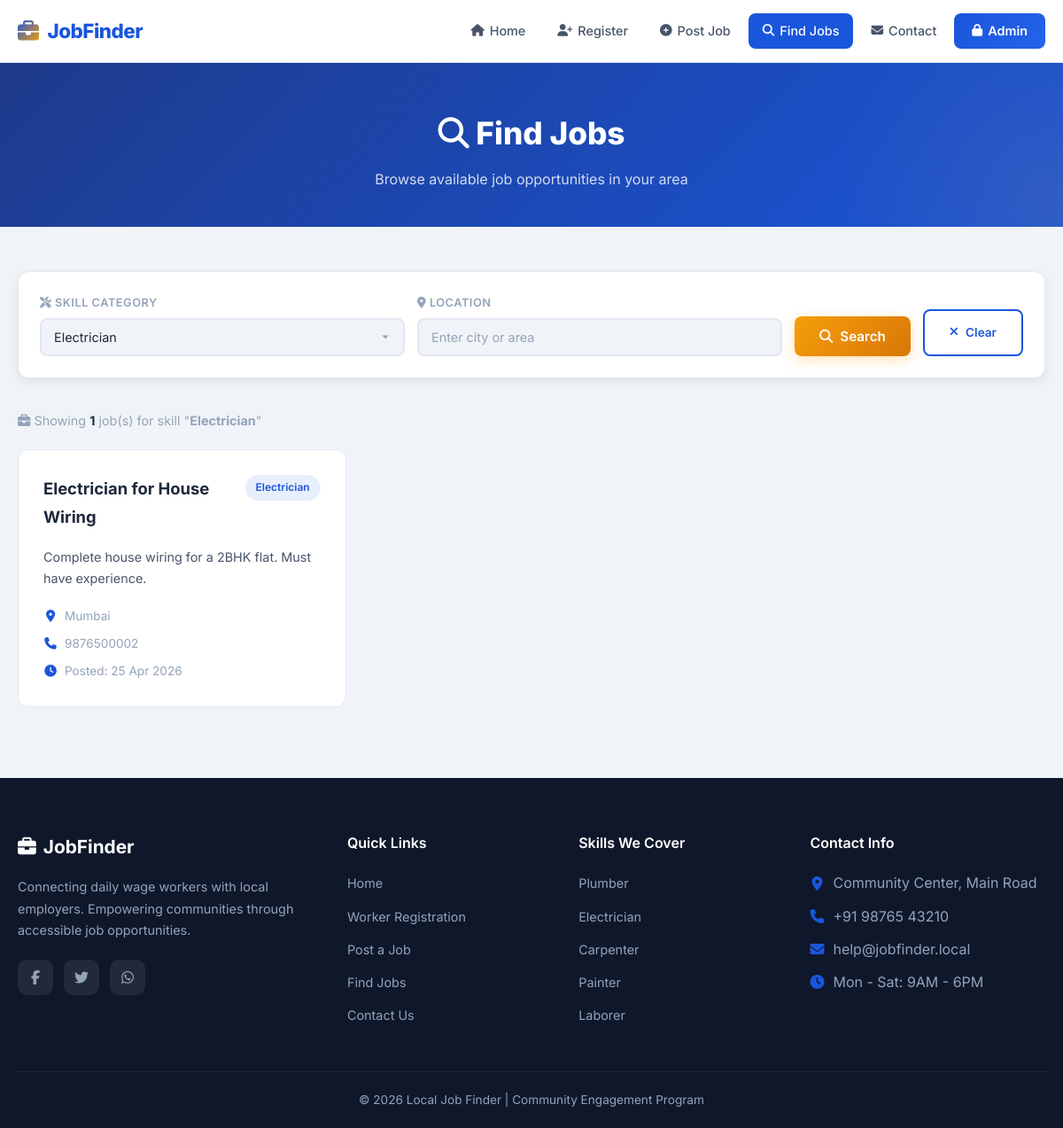
Page /jobs.php?skill=Electrician on the committed database.
### tables this page shows
CREATE TABLE IF NOT EXISTS jobs (
    id INT AUTO_INCREMENT PRIMARY KEY,
    title VARCHAR(150) NOT NULL,
    description TEXT NOT NULL,
    location VARCHAR(150) NOT NULL,
    contact VARCHAR(15) NOT NULL,
    skill_category VARCHAR(100) DEFAULT 'General',
    created_at TIMESTAMP DEFAULT CURRENT_TIMESTAMP
);

### jobs.php (the view, shortened to what this page needs)
<?php
include 'includes/db.php';
$searchSkill    = isset($_GET['skill']) ? mysqli_real_escape_string($conn, trim($_GET['skill'])) : '';
$searchLocation = isset($_GET['location']) ? mysqli_real_escape_string($conn, trim($_GET['location'])) : '';
$sql = "SELECT * FROM jobs WHERE 1=1";
if (!empty($searchSkill)) {
    $sql .= " AND skill_category LIKE '%$searchSkill%'";
}
$sql .= " ORDER BY created_at DESC";
$result = mysqli_query($conn, $sql);
$totalJobs = mysqli_num_rows($result);
include 'includes/header.php';
?>
<section class="page-header">
    <div class="container">
        <h1><i class="fas fa-search"></i> Find Jobs</h1>
        <p>Browse available job opportunities in your area</p>
    </div>
</section>
<section class="jobs-section">
    <div class="container">
        <div class="search-bar" id="search-bar">
            <form action="jobs.php" method="GET" class="search-form" id="search-form">
                <div class="search-group">
                    <label for="filter-skill"><i class="fas fa-tools"></i> Skill Category</label>
                    <select id="filter-skill" name="skill" class="form-control">
                        <option value="Electrician" <?php echo $searchSkill == 'Electrician' ? 'selected' : ''; ?>>Electrician</option>
                    </select>
                </div>
                <div class="search-group">
                    <label for="filter-location"><i class="fas fa-map-marker-alt"></i> Location</label>
                    <input type="text"
                           id="filter-location"
                           name="location"
                           class="form-control"
                           placeholder="Enter city or area"
                           value="<?php echo htmlspecialchars($searchLocation); ?>">
                </div>
                <button type="submit" class="btn btn-primary" id="search-btn">
                    <i class="fas fa-search"></i> Search
                </button>
                <?php if ($searchSkill || $searchLocation): ?>
                    <a href="jobs.php" class="btn btn-outline btn-sm" id="clear-filter-btn">
                        <i class="fas fa-times"></i> Clear
                    </a>
                <?php endif; ?>
            </form>
        </div>
        <p style="margin-bottom: 20px; color: var(--text-muted); font-size: 0.9rem;">
            <i class="fas fa-briefcase"></i>
            Showing <strong style="color: var(--text-dark);"><?php echo $totalJobs; ?></strong> job(s)
            <?php if ($searchSkill): ?> for skill "<strong><?php echo htmlspecialchars($searchSkill); ?></strong>"<?php endif; ?>
        </p>
        <?php if ($totalJobs > 0): ?>
            <div class="jobs-grid">
                <?php while ($job = mysqli_fetch_assoc($result)): ?>
                    <div class="job-card fade-in">
                        <div class="job-card-header">
                            <h3><?php echo htmlspecialchars($job['title']); ?></h3>
                            <span class="job-badge"><?php echo htmlspecialchars($job['skill_category']); ?></span>
                        </div>
                        <p><?php echo htmlspecialchars($job['description']); ?></p>
                        <div class="job-meta">
                            <span>
                                <i class="fas fa-map-marker-alt"></i>
                                <?php echo htmlspecialchars($job['location']); ?>
                            </span>
                            <span>
                                <i class="fas fa-phone"></i>
                                <?php echo htmlspecialchars($job['contact']); ?>
                            </span>
                            <span>
                                <i class="fas fa-clock"></i>
                                Posted: <?php echo date('d M Y', strtotime($job['created_at'])); ?>
                            </span>
                        </div>
                    </div>
                <?php endwhile; ?>
            </div>
        <?php endif; ?>
    </div>
</section>
<?php
include 'includes/footer.php';
?>

### rows in the picture
jobs: title "Electrician for House Wiring", skill_category "Electrician", description "Complete house wiring for a 2BHK flat. Must have experience.", location "Mumbai", contact "9876500002", created_at "25 Apr 2026"

### other values in the picture
$totalJobs "1"
$searchSkill "Electrician"
